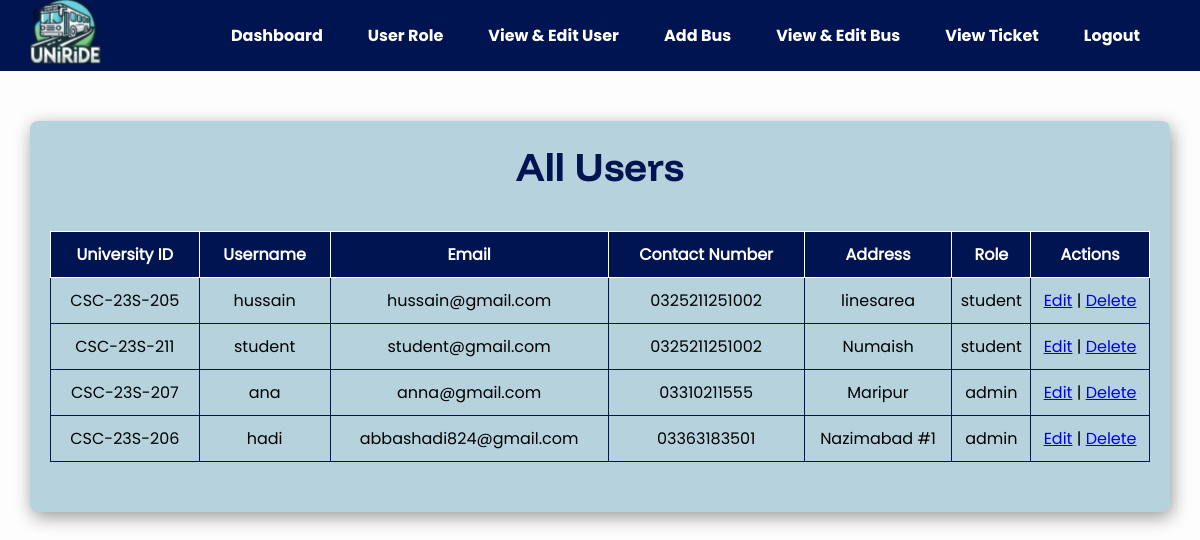
Page /view-user.php (signed in) on the committed database.
### tables this page shows
CREATE TABLE `users` (
  `id` int(11) NOT NULL,
  `UniId` varchar(50) NOT NULL,
  `username` varchar(50) NOT NULL,
  `password` varchar(255) NOT NULL,
  `role` enum('student','admin','faculty') DEFAULT 'student',
  `email` varchar(255) NOT NULL,
  `contact_number` varchar(15) NOT NULL,
  `Address` text DEFAULT NULL
);

### view-user.php (the view, shortened to what this page needs)
<?php
include 'db.php';
$sql = "SELECT UniId, username, email, contact_number, Address, role FROM users ORDER BY role, username";
$result = $conn->query($sql);
?>
<!DOCTYPE html>
<html lang="en">
<head>
    <link rel="stylesheet" href="style.css">
</head>
<body>
    <div class="navigation">
        <div class="hero-column">
            <div class="nav-container">
                <div class="site-logo">
                    <ul>
                        <li><a href="index.php"><img src="images/sitelogo.svg" alt="SMIU UniRide Logo"></a></li>
                    </ul>
                </div>
                <div class="navbar">
                    <nav>
                    <nav>
                    <ul>
                        <li><a href="admin.php">Dashboard</a></li>
                        <li><a href="user-role.php">User Role</a></li>
                        <li><a href="view-user.php">View & Edit User</a></li>
                        <li><a href="add-bus.php">Add Bus</a></li>
                        <li><a href="view-buses.php">View & Edit Bus</a></li>
                        <li><a href="view-ticket.php">View Ticket</a></li>
                        <?php if (isset($_SESSION['username'])): ?>
                            <li><a href="logout.php">Logout</a></li>
                        <?php else: ?>
                            <li><a href="login.php">Login</a></li>
                        <?php endif; ?>
                    </ul>
                    </nav>
                </div>
            </div>
        </div>
    </div>
    <main>
        <section class="view-user">
            <div class="home-container">
                <div class="main-container">
                    <h1>All Users</h1>
                    <?php if ($result->num_rows > 0): ?>
                        <table>
                            <thead>
                                <tr>
                                    <th>University ID</th>
                                    <th>Username</th>
                                    <th>Email</th>
                                    <th>Contact Number</th>
                                    <th>Address</th>
                                    <th>Role</th>
                                    <th>Actions</th>
                                </tr>
                            </thead>
                            <tbody>
                                <?php while ($user = $result->fetch_assoc()): ?>
                                    <tr>
                                        <td><?= htmlspecialchars($user['UniId']); ?></td>
                                        <td><?= htmlspecialchars($user['username']); ?></td>
                                        <td><?= htmlspecialchars($user['email']); ?></td>
                                        <td><?= htmlspecialchars($user['contact_number']); ?></td>
                                        <td><?= htmlspecialchars($user['Address']); ?></td>
                                        <td><?= htmlspecialchars($user['role']); ?></td>
                                        <td>
                                            <a href="edit-user.php?uniId=<?= urlencode($user['UniId']); ?>">Edit</a> |
                                            <a href="view-user.php?delete=<?= urlencode($user['UniId']); ?>"
                                            onclick="return confirm('Are you sure you want to delete this user?');">Delete</a>
                                        </td>
                                    </tr>
                                <?php endwhile; ?>
                            </tbody>
                        </table>
                    <?php else: ?>
                        <p>No users found.</p>
                    <?php endif; ?>
                </div>
            </div>
        </section>
    </main>
</body>
</html>

### style.css (style rules this page uses)
body { font-family: poppins-reg; margin: 0; padding: 0; background-color: #FEFDFD; }
h1, h2 { font-family: funneldisplay; padding: 0; margin: 0; }
div { box-sizing: border-box; padding: 0; margin: 0; }
.navigation { background-color: #011452; position: sticky; top: 0; z-index: 9999999999; }
body .nav-container { max-width: 95%; margin: auto; display: flex; justify-content: space-between; column-gap: 40px; align-items: center; }
.nav-container ul { list-style-type: none; margin: 0; padding: 0; display: flex; }
.nav-container .navbar ul li { margin-right: 15px; }
.nav-container .navbar ul li a { color: white; text-decoration: none; padding: 8px 15px; border-radius: 5px; font-size: 16px; font-family: poppins-bold; }
.main-container { width: 100%; background: #B5D2DD; padding: 20px; margin: 50px auto; border-radius: 8px; box-shadow: 2px 5px 18px 0 rgba(0, 0, 0, 0.4); text-align: center; }
body .main-container h1 { font-size: 40px; margin-bottom: 40px; color: #011452; }
table { width: 100%; border-collapse: collapse; margin-bottom: 30px; }
table, td, th { border: 1px solid #011452; }
td { padding: 10px 0; }
th { background-color: #011452; color: white; padding: 10px; border: 1px solid #ffffff; }
body .home-container { max-width: 95%; width: 100%; margin: auto; }

### rows in the picture
users: UniId "CSC-23S-205", username "hussain", email "hussain@gmail.com", contact_number "0325211251002", Address "linesarea", role "student"
users: UniId "CSC-23S-211", username "student", email "student@gmail.com", contact_number "0325211251002", Address "Numaish", role "student"
users: UniId "CSC-23S-207", username "ana", email "anna@gmail.com", contact_number "03310211555", Address "Maripur", role "admin"
users: UniId "CSC-23S-206", username "hadi", email "abbashadi824@gmail.com", contact_number "03363183501", Address "Nazimabad #1", role "admin"
